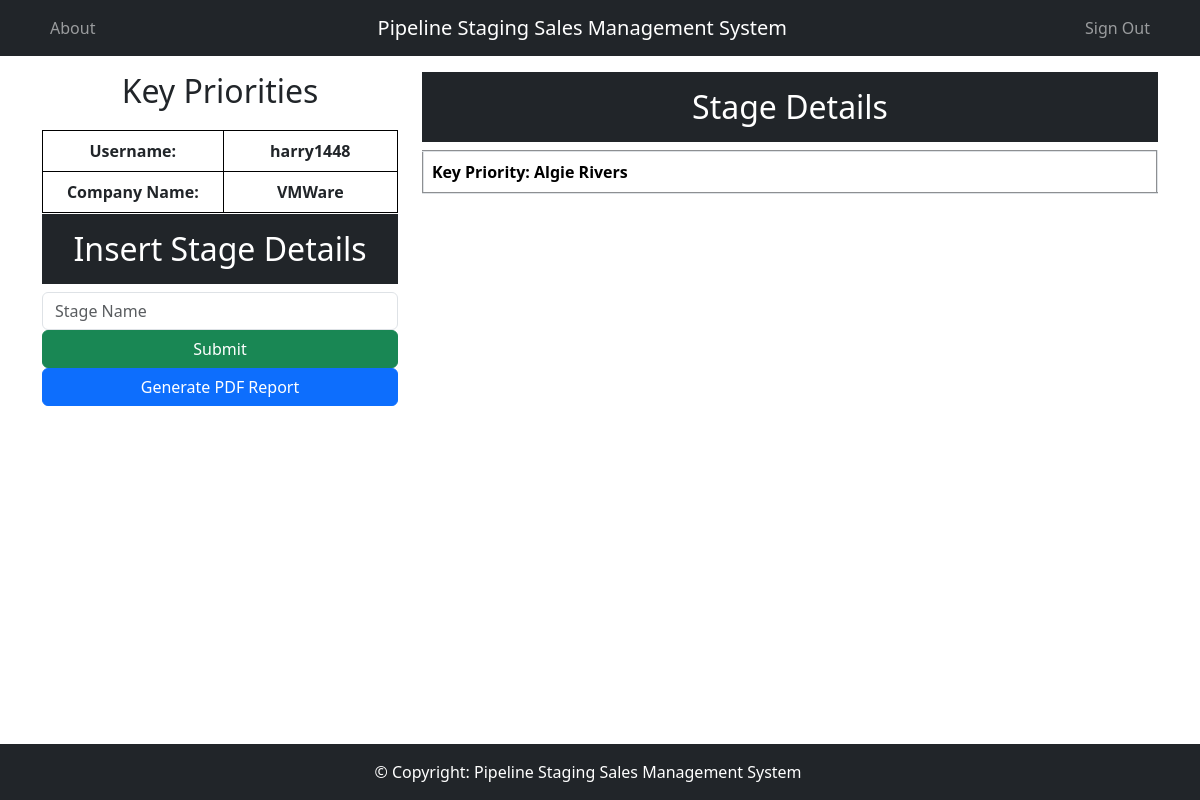
Before: /SalesManagementSystemApp/KeyPriorities/IT/harry1448/VMWare/ with the older database file.
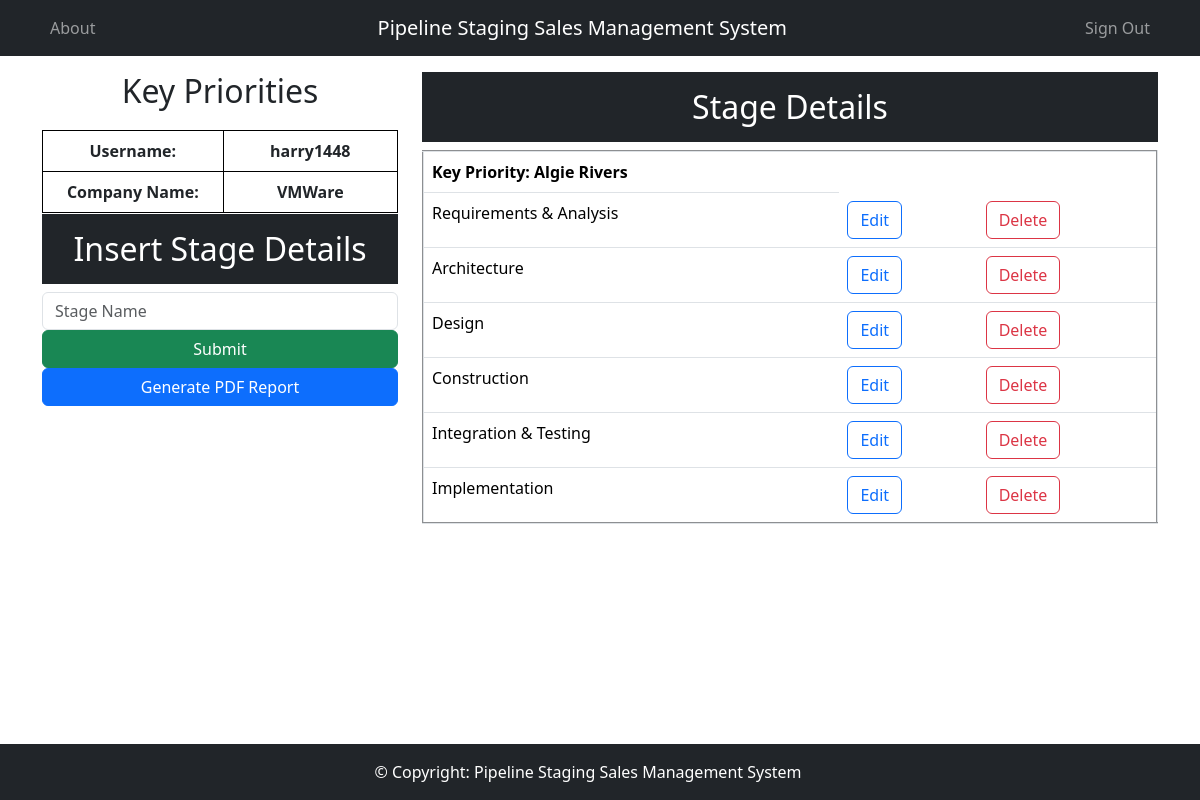
After: the same page with the newer database file.
### SalesManagementSystemApp/models.py (models this page shows, shortened)
class ITStage(models.Model):
    custom_stage = models.CharField(max_length=150)

### SalesManagementSystemApp/views.py (the view)
def ITMethod(request, username, company_name):
    data = ITStage.objects.all()
    context = {'data': data, 'username': username, 'company_name': company_name}
    return render(request, "SalesManagementSystemApp/IT.html", context)

### SalesManagementSystemApp/templates/SalesManagementSystemApp/IT.html (shortened to what this page needs)
{% load static %}
<!DOCTYPE HTML>
<html lang="en">
<head>
    <link href="https://cdn.jsdelivr.net/npm/bootstrap@5.3.3/dist/css/bootstrap.min.css" rel="stylesheet">
    <link rel="stylesheet" href="{% static 'SalesManagementSystemApp/css/newitstyles.css' %}">
</head>
<body>
<nav class="navbar navbar-expand-lg navbar-dark bg-dark">
    <div class="container">
        <div class="collapse navbar-collapse justify-content-flex-start">
            <ul class="navbar-nav">
                 <li class="nav-item">
                    <a class="nav-link"
                href="{%url 'SalesManagementSystemApp:About'%}">About</a>
                </li>
            </ul>
        </div>
        <nav class="navbar-brand">Pipeline Staging Sales Management System</nav>
         <div class="collapse navbar-collapse justify-content-end">
             <ul class="navbar-nav">
               <li class="nav-item">
                    <a class="nav-link"
                href="{%url 'SalesManagementSystemApp:SignOut'%}">Sign Out</a>
                </li>
                </ul>
        </div>
    </div>
  </nav>
{% block content %}
<div class="container mt-3">
    <div class="row">
        <div class="col-md-4">
            <div class="form-headingdetail">
                <h2>Key Priorities</h2>
            </div>
            <div class="tableusers">
                <table border="2">
                    <tbody>
                        <tr>
                            <td><b>Username:</b></td>
                            <td><b>{{ username }}</b></td>
                        </tr>
                        <tr>
                            <td><b>Company Name:</b></td>
                            <td><b>{{ company_name }}</b></td>
                        </tr>
                    </tbody>
                </table>
            </div>
        </div>
        <div class="col-md-8">
    <h2 class="text-center text-white bg-dark p-3">Stage Details</h2>
    <table class="table" border = "2">
        <thead>
            <tr>
                <th scope="col">Key Priority: Algie Rivers</th>
            </tr>
        </thead>
        <tbody>
            {% for d in data %}
                <tr>
                    <td>{{ d.custom_stage }}</td>
                    <td><a type="button" href="{% url 'SalesManagementSystemApp:ITTableUpdateStage' id=d.id username=username company_name=company_name  %}" class="btn btn-outline-primary">Edit</a></td>
                    <td><a type="button" href="{% url 'SalesManagementSystemApp:ITTableDeleteStage' id=d.id username=username company_name=company_name stage_name=d.custom_stage %}" class="btn btn-outline-danger">Delete</a></td>
                </tr>
            {% endfor %}
        </tbody>
    </table>
</div>
<div class="fixed-container">
    <div class="container mt-1">
        <div class="row">
            <div class="col-md-4">
                <h2 class="text-center text-white bg-dark p-3">Insert Stage Details</h2>
                <form action="{% url 'SalesManagementSystemApp:ITTableInsertStage' username=username company_name=company_name %}" method="POST">
                    <div class="form-group">
                        <input type="text" class="form-control" placeholder="Stage Name" name="custom_stage">
                    </div>
                    <div class="d-grid gap-2">
                        <button class="btn btn-success" type="submit">Submit</button>
                    </div>
                </form>
                <div class="d-grid gap-2">
                    <a href="{% url 'SalesManagementSystemApp:ITTableGenerate_PDF' username=username company_name=company_name %}" class="btn btn-primary">Generate PDF Report</a>
                </div>
            </div>
        </div>
    </div>
</div>
 {% endblock content %}
<footer class="bg-dark text-white text-center text-lg-start fixed-bottom">
  <div class="container-fluid p-3 row justify-content-center">
    <div class="row">
     <div class="text-center">
       © Copyright: Pipeline Staging Sales Management System
     </div>
    </div>
  </div>
</footer>
  </body>
</html>

### static/SalesManagementSystemApp/css/newitstyles.css (style rules this page uses)
.form-headingdetail { text-align: center; margin-bottom: 20px; }
.tableusers { margin: 0 auto; }
.tableusers table { border-collapse: collapse; }
.tableusers table, .tableusers th, .tableusers td { border: 1px solid black; padding: 8px; text-align: center; }
.tableusers td { width: 25%; }

### SalesManagementSystemApp/templates/SalesManagementSystemApp/IT.html (style rules this page uses)
.fixed-container { position: fixed; top: 210px; left: 50%; transform: translateX(-50%); z-index: 1000; }

Changed rows visible on the page:
added ITStage: custom_stage "Requirements & Analysis"
added ITStage: custom_stage "Architecture"
added ITStage: custom_stage "Design"
added ITStage: custom_stage "Construction"
added ITStage: custom_stage "Integration & Testing"
added ITStage: custom_stage "Implementation"
